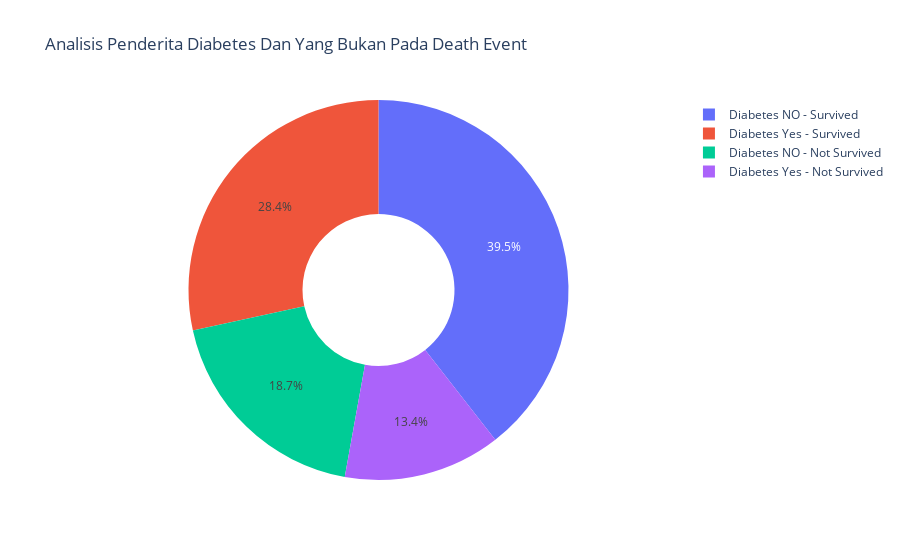

Notebook cell for this chart:
### Code cell
diabetes_yes_survi = diabetes_yes[df["DEATH_EVENT"]==0]
diabetes_yes_not_survi = diabetes_yes[df["DEATH_EVENT"]==1]
diabetes_no_survi = diabetes_no[df["DEATH_EVENT"]==0]
diabetes__no_not_survi = diabetes_no[df["DEATH_EVENT"]==1]

labels = ['Diabetes Yes - Survived','Diabetes Yes - Not Survived', 'Diabetes NO - Survived', 'Diabetes NO - Not Survived']
values = [len(diabetes_yes[df["DEATH_EVENT"]==0]),len(diabetes_yes[df["DEATH_EVENT"]==1]),
         len(diabetes_no[df["DEATH_EVENT"]==0]),len(diabetes_no[df["DEATH_EVENT"]==1])]
fig = go.Figure(data=[go.Pie(labels=labels, values=values, hole=.4)])
fig.update_layout(
    title_text="Analisis Penderita Diabetes Dan Yang Bukan Pada Death Event")
fig.show()

### Figure 1 — Plotly figure (JSON) as saved in the notebook; plotly's stock layout.template omitted (floating-point values rounded to 4 significant figures)
{"data": [{"hole": 0.4, "labels": ["Diabetes Yes - Survived", "Diabetes Yes - Not Survived", "Diabetes NO - Survived", "Diabetes NO - Not Survived"], "type": "pie", "values": [85, 40, 118, 56]}], "layout": {"title": {"text": "Analisis Penderita Diabetes Dan Yang Bukan Pada Death Event"}}}
